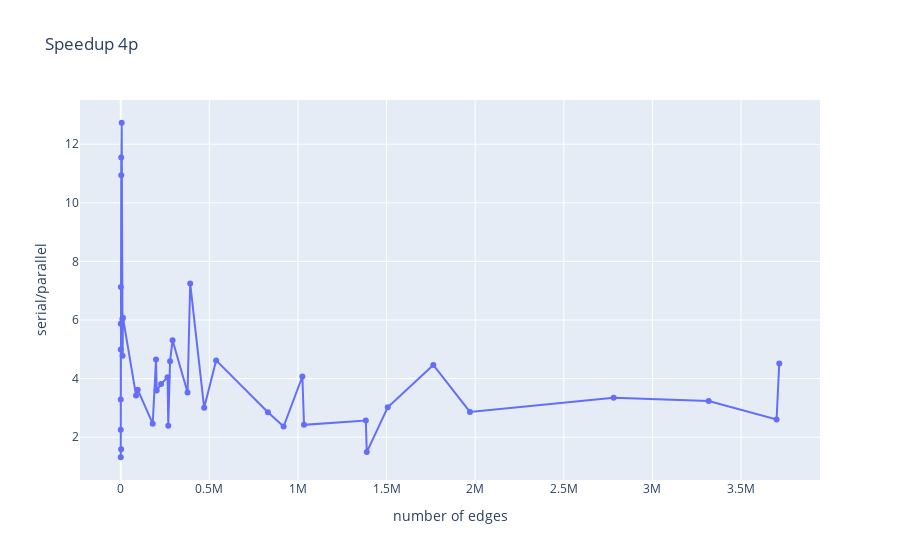

Here is the notebook cell this chart was saved with:
### Code cell
fig = go.Figure()

# Add traces
fig.add_trace(go.Scatter(x=edges, y=speedup4,
                    mode='lines+markers'))

fig.update_layout(title='Speedup 4p', 
                  xaxis_title="number of edges", 
                  yaxis_title="serial/parallel",)
fig.show()

### Figure 1 — Plotly figure (JSON) as saved in the notebook; plotly's stock layout.template omitted (floating-point values rounded to 4 significant figures)
{"data": [{"mode": "lines+markers", "type": "scatter", "x": [76, 109, 157, 241, 242, 423, 2275, 2764, 2979, 5449, 9129, 10429, 12532, 86359, 95781, 180372, 199143, 202856, 227561, 264195, 268175, 278285, 292439, 377036, 391830, 470701, 538170, 830399, 918952, 1024750, 1034171, 1382905, 1388101, 1506557, 1763567, 1970298, 2781035, 3317160, 3700389, 3715449], "y": [4.995, 1.315, 3.291, 5.871, 2.25, 7.13, 1.59, 11.55, 10.94, 12.73, 6.034, 4.782, 6.08, 3.425, 3.621, 2.463, 4.654, 3.59, 3.815, 4.044, 2.39, 4.594, 5.31, 3.526, 7.25, 3.005, 4.622, 2.852, 2.362, 4.072, 2.422, 2.567, 1.492, 3.021, 4.468, 2.861, 3.342, 3.238, 2.604, 4.518]}], "layout": {"autosize": true, "title": {"text": "Speedup 4p"}, "xaxis": {"autorange": true, "range": [-219400.0, 3935000.0], "title": {"text": "number of edges"}, "type": "linear"}, "yaxis": {"autorange": true, "range": [0.4789, 13.57], "title": {"text": "serial/parallel"}, "type": "linear"}}}
